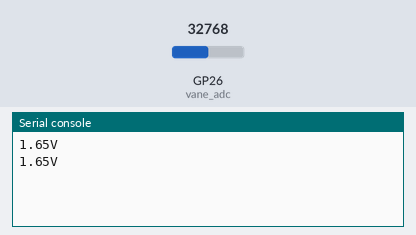
The program below on a simulated Raspberry Pi Pico running MicroPython. Parts: the last lines printed to the serial console. The inputs (shaded band) are chosen by the test bench; at power-on: GP26 (vane_adc) = 32768 (analog values on the 0–65535 scale).

Above: at 1.2 s.
1.3 s: GP26 (vane_adc) set to 45874
At 2.4 s:
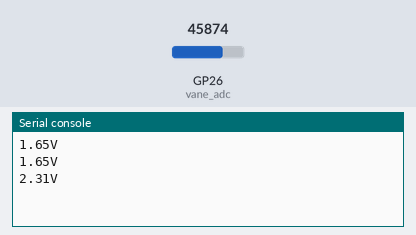
2.8 s: GP26 (vane_adc) set to 57670
At 3.8 s:
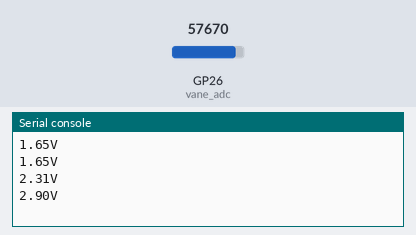
Timing chart, 0 to 5.8 s (numbered marks = the images above; inputs shaded):
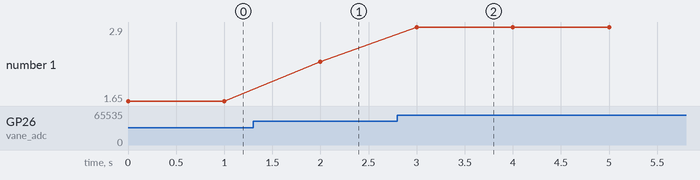

Measured:
- after the input at 1.3 s, the serial console: prints a new line after 0.70 s (image 1)
- after the input at 2.8 s, the serial console: prints a new line after 0.20 s (image 2)
- plotted number 1: 1.65 → 2.31 after the input at 1.3 s, 2.31 → 2.9 after the input at 2.8 s

The program:

test-wind-vane.py
```python
# (licence header left out)
from machine import Pin, ADC
import time

vane_adc = ADC(Pin(26))

while True:
    raw = vane_adc.read_u16()
    voltage = raw * 3.3 / 65535
    print(f"{voltage:.2f}V")
    time.sleep(1)
```
